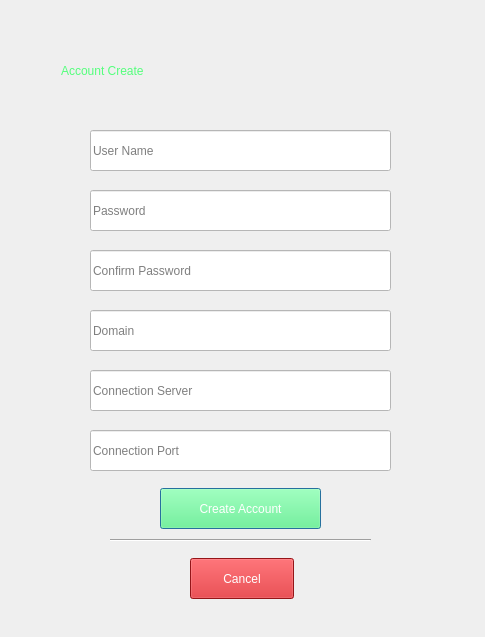
<?xml version="1.0" encoding="UTF-8"?>
<ui version="4.0">
 <class>ChatAccountCreate</class>
 <widget class="QDialog" name="ChatAccountCreate">
  <property name="geometry">
   <rect>
    <x>0</x>
    <y>0</y>
    <width>485</width>
    <height>637</height>
   </rect>
  </property>
  <property name="windowTitle">
   <string>Account Create</string>
  </property>
  <widget class="QLineEdit" name="lineEdit_UserCreate">
   <property name="geometry">
    <rect>
     <x>90</x>
     <y>130</y>
     <width>301</width>
     <height>41</height>
    </rect>
   </property>
   <property name="styleSheet">
    <string notr="true">background-color: rgb(255, 255, 255);</string>
   </property>
   <property name="placeholderText">
    <string>User Name</string>
   </property>
  </widget>
  <widget class="QLineEdit" name="lineEdit_UserPassCreate">
   <property name="geometry">
    <rect>
     <x>90</x>
     <y>190</y>
     <width>301</width>
     <height>41</height>
    </rect>
   </property>
   <property name="styleSheet">
    <string notr="true">background-color: rgb(255, 255, 255);</string>
   </property>
   <property name="placeholderText">
    <string>Password</string>
   </property>
  </widget>
  <widget class="QLineEdit" name="lineEdit_ConfirmPass">
   <property name="geometry">
    <rect>
     <x>90</x>
     <y>250</y>
     <width>301</width>
     <height>41</height>
    </rect>
   </property>
   <property name="styleSheet">
    <string notr="true">background-color: rgb(255, 255, 255);</string>
   </property>
   <property name="placeholderText">
    <string>Confirm Password</string>
   </property>
  </widget>
  <widget class="QLineEdit" name="lineEdit_Domain">
   <property name="geometry">
    <rect>
     <x>90</x>
     <y>310</y>
     <width>301</width>
     <height>41</height>
    </rect>
   </property>
   <property name="styleSheet">
    <string notr="true">background-color: rgb(255, 255, 255);</string>
   </property>
   <property name="placeholderText">
    <string>Domain</string>
   </property>
  </widget>
  <widget class="QLineEdit" name="lineEdit_ConnSever">
   <property name="geometry">
    <rect>
     <x>90</x>
     <y>370</y>
     <width>301</width>
     <height>41</height>
    </rect>
   </property>
   <property name="styleSheet">
    <string notr="true">background-color: rgb(255, 255, 255);</string>
   </property>
   <property name="placeholderText">
    <string>Connection Server</string>
   </property>
  </widget>
  <widget class="QLineEdit" name="lineEdit_6">
   <property name="geometry">
    <rect>
     <x>90</x>
     <y>430</y>
     <width>301</width>
     <height>41</height>
    </rect>
   </property>
   <property name="styleSheet">
    <string notr="true">background-color: rgb(255, 255, 255);</string>
   </property>
   <property name="placeholderText">
    <string>Connection Port</string>
   </property>
  </widget>
  <widget class="Line" name="line">
   <property name="geometry">
    <rect>
     <x>110</x>
     <y>530</y>
     <width>261</width>
     <height>20</height>
    </rect>
   </property>
   <property name="orientation">
    <enum>Qt::Horizontal</enum>
   </property>
  </widget>
  <widget class="QPushButton" name="pushButton_CreateAcc">
   <property name="geometry">
    <rect>
     <x>160</x>
     <y>488</y>
     <width>161</width>
     <height>41</height>
    </rect>
   </property>
   <property name="cursor">
    <cursorShape>PointingHandCursor</cursorShape>
   </property>
   <property name="styleSheet">
    <string notr="true">background-color: rgb(84, 255, 124);
color: rgb(255, 255, 255);</string>
   </property>
   <property name="text">
    <string>Create Account</string>
   </property>
  </widget>
  <widget class="QPushButton" name="pushButton_Cancel">
   <property name="geometry">
    <rect>
     <x>190</x>
     <y>558</y>
     <width>104</width>
     <height>41</height>
    </rect>
   </property>
   <property name="cursor">
    <cursorShape>PointingHandCursor</cursorShape>
   </property>
   <property name="styleSheet">
    <string notr="true">background-color: rgb(209, 29, 33);
color: rgb(255, 255, 255);</string>
   </property>
   <property name="text">
    <string>Cancel</string>
   </property>
  </widget>
  <widget class="QLabel" name="label">
   <property name="geometry">
    <rect>
     <x>61</x>
     <y>50</y>
     <width>361</width>
     <height>41</height>
    </rect>
   </property>
   <property name="styleSheet">
    <string notr="true">font: 57 40pt &quot;Ubuntu&quot;;
color: rgb(84, 255, 124);</string>
   </property>
   <property name="text">
    <string>Account Create</string>
   </property>
  </widget>
 </widget>
 <resources/>
 <connections/>
</ui>
